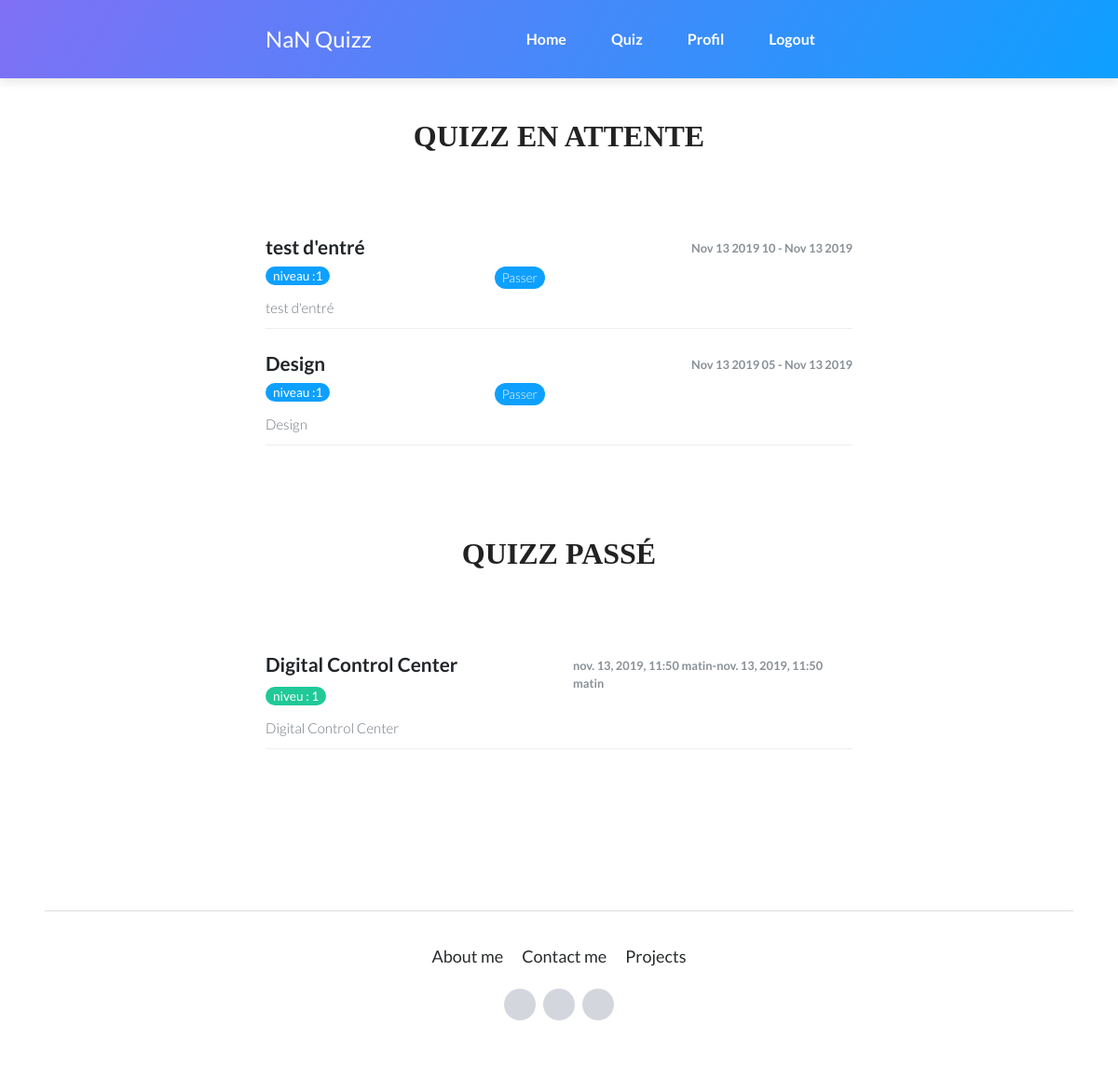
Screenshot of / (signed in) with the database file from the repository.
### quizzapp/models.py (models this page shows, shortened)
class Timemodels(models.Model):
    statut = models.BooleanField(default=True)
    date_add =  models.DateTimeField(auto_now_add=True)
    date_update =  models.DateTimeField(auto_now=True)
    class Meta:
        abstract = True

class Quizz(Timemodels):
    specialisation = models.ForeignKey('Specialisation', related_name='quizzs', on_delete=models.CASCADE)
    titre = models.CharField(max_length=50)
    niveau = models.PositiveIntegerField()
    pourcentage = models.PositiveIntegerField(validators=[MinValueValidator(0), MaxValueValidator(100)], verbose_name="pourcentage pour valider")
    date_debut = models.DateTimeField()
    date_fin = models.DateTimeField()
    duree = models.TimeField()
    class Meta:
        verbose_name = 'Quizz'
        verbose_name_plural = 'Quizzs'
    def __str__(self):
        return "{}: {}".format(self.specialisation, self.titre)

### quizzapp/views.py (the view)
# urls.py: 2. Add a URL to urlpatterns:  path('', views.home, name='home')
@login_required(login_url='connexionuser')
def home(request):
    now = datetime.now()
    now = pytz.utc.localize(now)
    q = models.Quizz.objects.filter(statut=True).filter(specialisation = request.user.profile.specialisation)
    qt = models.Quizz.objects.filter(statut=False).filter(specialisation__nom = request.user.profile.specialisation)
    b = q.count()
    print(b,'2222222')
    print(q,'++++++++++++++++++++++++11111111')
    print(qt.count())
    data={
        'q': q,
        'qt': qt,
        'b':b,
    }
    return render(request, 'pages/index.html',data)

### quizzapp/models.py (called while the page is built)
    def __str__(self):
        return self.nom

### templates/pages/index.html
{% extends 'bases/base.html' %}
{% block content %}
    <main class="page cv-page" style="margin-top: 50px">
        <section class="portfolio-block cv">
            {% if b == 0 %}
            <div class="container">
                <div class="work-experience group">
                    <div class="heading">
                        <h2 class="text-center">Vous n'avez pas de quiz disponible</h2>
                    </div>
                </div>
            </div>
            {% else %}
            <div class="container">
                <div class="work-experience group">
                    <div class="heading">
                        <h2 class="text-center">Quizz en attente</h2>
                    </div>
                    {% for qatt in q %}
                    <div class="item">
                        <div class="row">
                            <div class="col-md-6">
                                <h3>{{ qatt.titre }}</h3>
                                <h4 class="organization" style="float: left">niveau :{{ qatt.niveau }} </h4>
                                <a href="#" class="organization" style="float:right">Passer </a>
                            </div>
                            <div class="col-md-6"><span class="period">{{ qatt.date_debut|date:"M d Y h" }} - {{ qatt.date_fin|date:"M d Y" }}</span></div>
                        </div>
                        <p class="text-muted">{{ qatt.titre }}<br></p>
                    </div>
                    {% endfor %}
                 </div>
                {% if qt %}
                <div class="education group">
                    <div class="heading">
                        <h2 class="text-center">Quizz passé</h2>
                    </div>
                    {% for qpass in qt %}
                    <div class="item">
                        <div class="row">
                            <div class="col-md-6">
                                <h3>{{ qpass.titre }}</h3>
                                <h4 class="organization">niveu : {{ qpass.niveau }}</h4>
                            </div>
                            <div class="col-6"><span class="period">{{ qpass.date_debut  }}-{{ qpass.date_fin }}</span></div>
                        </div>
                        <p class="text-muted">{{ qpass.titre }}</p>
                    </div>
                    {% endfor %}
                </div>
                {% endif %}
            </div>
            {% endif %}
        </section>
    </main>
{% endblock content %}

### static/compt/css/style.css (style rules this page uses)
p { margin-bottom: 0px; font-size: 15px; color: #777; }
h2 { line-height: 1.66; margin: 0; padding: 0; font-weight: 900; color: #222; font-family: 'Montserrat'; font-size: 24px; text-transform: uppercase; text-align: center; margin-bottom: 40px; }
.container { width: 660px; position: relative; margin: 0 auto; }

### rows the page displays
Quizz: titre "test d'entré", niveau "1", date_debut "Nov 13 2019 10", date_fin "Nov 13 2019"
Quizz: titre "Design", niveau "1", date_debut "Nov 13 2019 05", date_fin "Nov 13 2019"
Quizz: titre "Digital Control Center", niveau "1", date_debut "nov. 13, 2019, 11:50 matin", date_fin "nov. 13, 2019, 11:50 matin"
